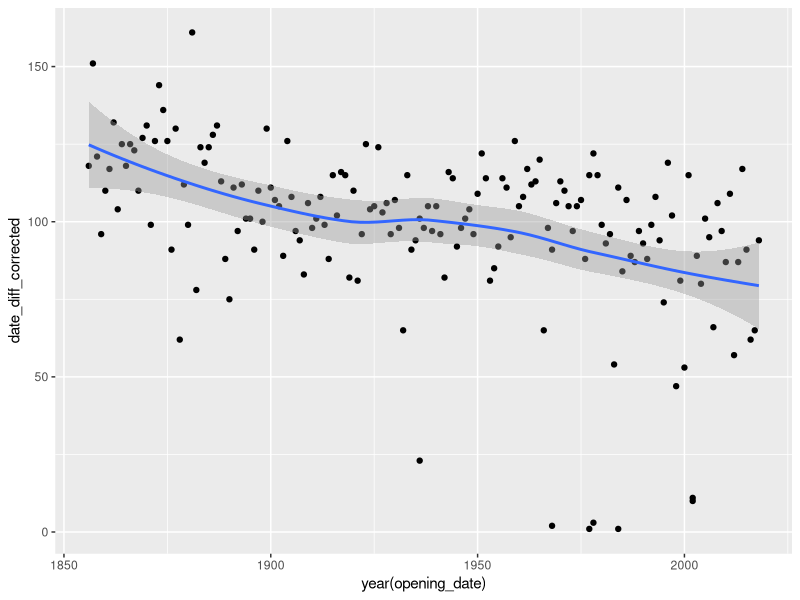
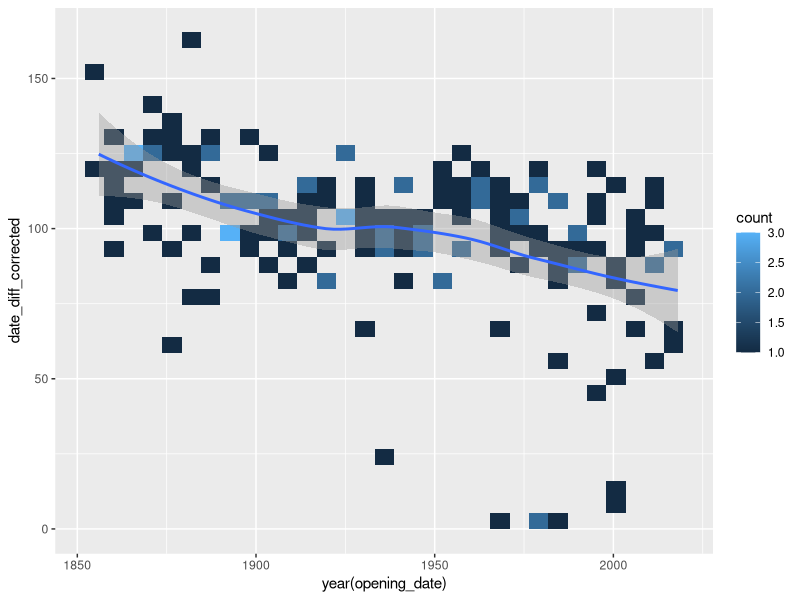
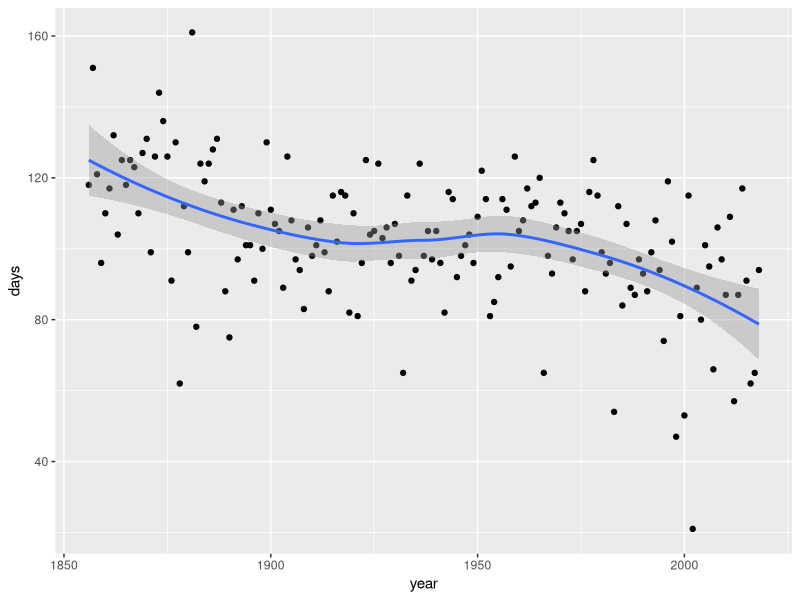
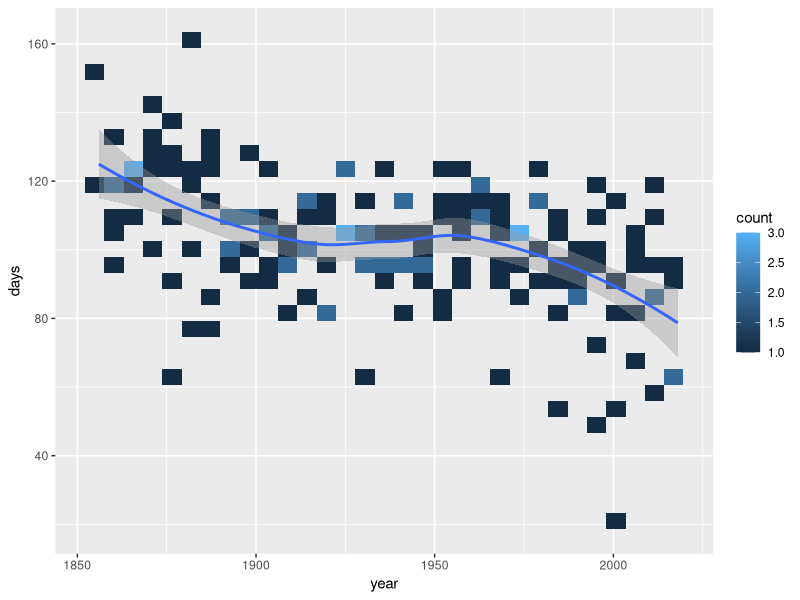
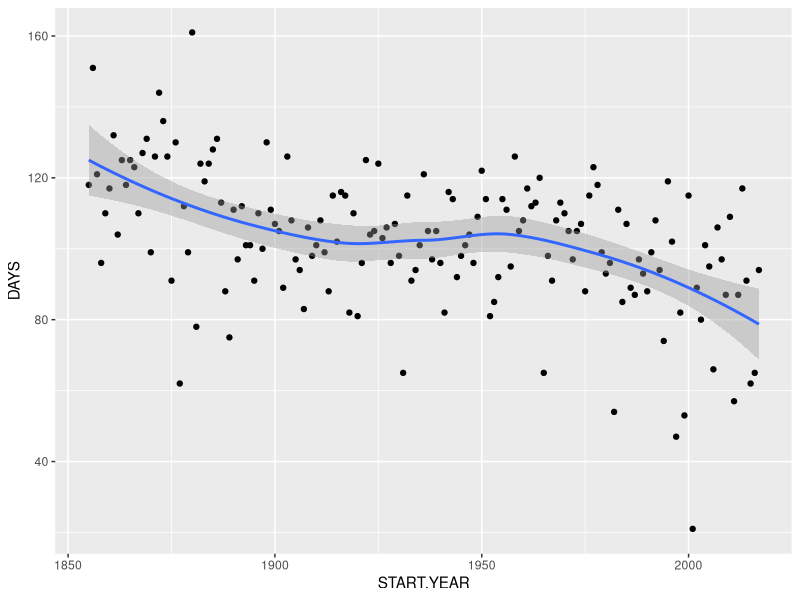
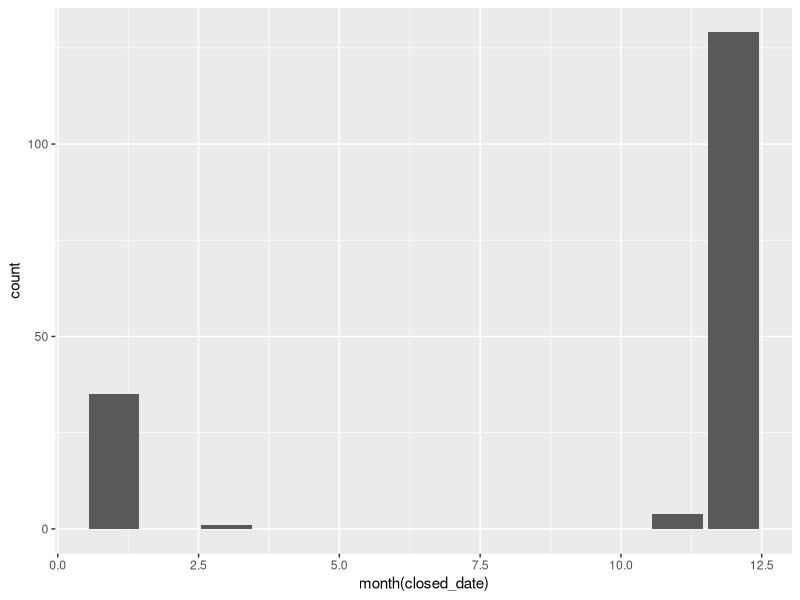

Generate these figures, in order, with R: (Note: this script raises an error after producing the figures.)
library(tidyverse)
library(lubridate)
library(ggplot2)

# Read in the Data
mendota <- read.csv("History of Ice on Lake Mendota.csv", stringsAsFactors = F)

#quick check
head(mendota)
str(mendota)
summary(mendota)

#change days to an int
mendota$DAYS <- as.integer(mendota$DAYS)

#check again
str(mendota)

#make dates actual dates with the years attached
mendota$closed_date <- as.Date(paste(mendota$CLOSED, mendota$START.YEAR), format = '%d %b %Y')

mendota$opening_date <- as.Date(paste(mendota$OPENED, mendota$END.YEAR), format = '%d %b %Y')

#counting how many days
mendota$date_diff <- as.Date(as.character(mendota$opening_date), format="%Y-%m-%d")- as.Date(as.character(mendota$closed_date), format="%Y-%m-%d")

##Cleaning up the years, some were wrong
for (i in 1:nrow(mendota)) {
    if(month(mendota$closed_date)[i] <= 4) {
        print(i)
       year(mendota$closed_date)[i] <- year(mendota$closed_date)[i] + 1
    } 
    else if ((month(mendota$opening_date)[i] > 9) & (month(mendota$closed_date)[i] >9)) {
        print("nope")
        year(mendota$opening_date)[i] <- year(mendota$opening_date)[i] - 1
    }
}

#Corrected no of days after edits to years
mendota$date_diff_corrected <- as.Date(as.character(mendota$opening_date), format="%Y-%m-%d")- as.Date(as.character(mendota$closed_date), format="%Y-%m-%d")

#Graphs
ggplot(mendota, aes(year(opening_date), date_diff_corrected)) + 
    geom_point() +
    geom_smooth(model = loess)

ggplot(mendota, aes(year(opening_date), date_diff_corrected)) + 
    geom_bin2d() +
    geom_smooth(model = loess)

#Days per year -- Separated years out into new table and have days per year here
agg = aggregate(mendota$date_diff_corrected, by = list(year(mendota$opening_date)), sum) 

#added column names
colnames(agg) <- c("year", "days")

#graph for days per year here
ggplot(agg, aes(year, days)) + 
    geom_point() +
    geom_smooth(model = loess)

ggplot(agg, aes(year, days)) + 
    geom_bin2d() +
    geom_smooth(model = loess)



## Old tables ------

ggplot(mendota, aes(START.YEAR, DAYS)) + 
    geom_point() +
    geom_smooth(model = loess)


ggplot(mendota, aes(month(closed_date))) + 
    geom_bar()


# TESTING --------
###

# survey <- data.frame(date=c("2012/07/26","2012/07/25"),tx_start=c("2012/01/01","2012/01/01"))

# survey$date_diff <- as.Date(as.character(survey$date), format="%Y/%m/%d")-
#    as.Date(as.character(survey$tx_start), format="%Y/%m/%d")
# survey

###

# if closed date is January to April then add 1 onto the year

x <- as.Date('0014-06-30')
x
year(x)
year(x) <- year(x)+1
x

# adding one year to january and march dtaes
month(mendota$closed_date) < 4 

#making variables? DONT NEED
closed <- mendota$closed_date
closed_month <- month(mendota$closed_date)
closed_year <- year(mendota$closed_date)
closed_month


#dplyr - not quite what i am after
case_when(
    year(mendota$closed_date) ~ year(mendota$closed_date) + 1,
    TRUE ~ as.character(before_march)
)

print(before_march == 1)  

#this work sbut is not helpful
before_march <- ifelse(closed_month < 4, 1,0)

